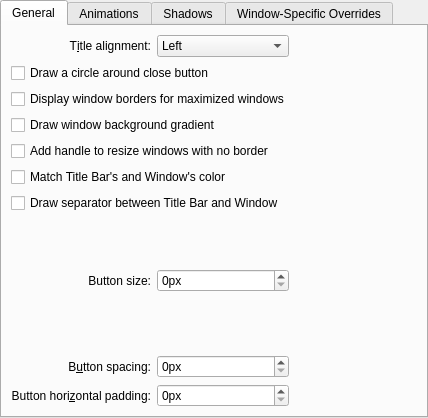
<?xml version="1.0" encoding="UTF-8"?>
<ui version="4.0">
    <class>BreezeConfigurationUI</class>
    <widget class="QWidget" name="BreezeConfigurationUI">
        <property name="geometry">
            <rect>
                <x>0</x>
                <y>0</y>
                <width>428</width>
                <height>418</height>
            </rect>
        </property>
        <layout class="QVBoxLayout" name="verticalLayout">
            <property name="leftMargin">
                <number>0</number>
            </property>
            <property name="topMargin">
                <number>0</number>
            </property>
            <property name="rightMargin">
                <number>0</number>
            </property>
            <property name="bottomMargin">
                <number>0</number>
            </property>
            <item>
                <widget class="QTabWidget" name="tabWidget">
                    <property name="currentIndex">
                        <number>0</number>
                    </property>
                    <widget class="QWidget" name="tab">
                        <attribute name="title">
                            <string>General</string>
                        </attribute>
                        <layout class="QGridLayout" name="gridLayout_4">
                            <item row="0" column="0">
                                <widget class="QLabel" name="label_3">
                                    <property name="text">
                                        <string>T&amp;itle alignment:</string>
                                    </property>
                                    <property name="alignment">
                                        <set>Qt::AlignRight|Qt::AlignTrailing|Qt::AlignVCenter</set>
                                    </property>
                                    <property name="buddy">
                                        <cstring>titleAlignment</cstring>
                                    </property>
                                </widget>
                            </item>
                            <item row="9" column="0">
                                <widget class="QLabel" name="buttonSizeLabel">
                                    <property name="text">
                                        <string>Button size:</string>
                                    </property>
                                    <property name="alignment">
                                        <set>Qt::AlignRight|Qt::AlignTrailing|Qt::AlignVCenter</set>
                                    </property>
                                </widget>
                            </item>
                            <item row="9" column="1">
                                <widget class="QSpinBox" name="buttonSize">
                                    <property name="enabled">
                                        <bool>true</bool>
                                    </property>
                                    <property name="suffix">
                                        <string>px</string>
                                    </property>
                                    <property name="maximum">
                                        <number>15</number>
                                    </property>
                                </widget>
                            </item>
                            <item row="10" column="0">
                                <widget class="QLabel" name="buttonSpacingLabel">
                                    <property name="text">
                                        <string>B&amp;utton spacing:</string>
                                    </property>
                                    <property name="alignment">
                                        <set>Qt::AlignRight|Qt::AlignTrailing|Qt::AlignVCenter</set>
                                    </property>
                                    <property name="buddy">
                                        <cstring>buttonSpacing</cstring>
                                    </property>
                                </widget>
                            </item>
                            <item row="10" column="1">
                                <widget class="QSpinBox" name="buttonSpacing">
                                    <property name="enabled">
                                        <bool>true</bool>
                                    </property>
                                    <property name="suffix">
                                        <string>px</string>
                                    </property>
                                    <property name="maximum">
                                        <number>15</number>
                                    </property>
                                </widget>
                            </item>
                            <item row="11" column="0">
                                <widget class="QLabel" name="buttonHPaddingLabel">
                                    <property name="text">
                                        <string>Button hori&amp;zontal padding:</string>
                                    </property>
                                    <property name="alignment">
                                        <set>Qt::AlignRight|Qt::AlignTrailing|Qt::AlignVCenter</set>
                                    </property>
                                    <property name="buddy">
                                        <cstring>buttonSpacing</cstring>
                                    </property>
                                </widget>
                            </item>
                            <item row="11" column="1">
                                <widget class="QSpinBox" name="buttonHPadding">
                                    <property name="enabled">
                                        <bool>true</bool>
                                    </property>
                                    <property name="suffix">
                                        <string>px</string>
                                    </property>
                                    <property name="maximum">
                                        <number>50</number>
                                    </property>
                                </widget>
                            </item>
                            <item row="0" column="1">
                                <widget class="QComboBox" name="titleAlignment">
                                    <item>
                                        <property name="text">
                                            <string>Left</string>
                                        </property>
                                    </item>
                                    <item>
                                        <property name="text">
                                            <string>Center</string>
                                        </property>
                                    </item>
                                    <item>
                                        <property name="text">
                                            <string>Center (Full Width)</string>
                                        </property>
                                    </item>
                                    <item>
                                        <property name="text">
                                            <string>Right</string>
                                        </property>
                                    </item>
                                </widget>
                            </item>
                            <item row="0" column="2">
                                <spacer name="horizontalSpacer">
                                    <property name="orientation">
                                        <enum>Qt::Horizontal</enum>
                                    </property>
                                    <property name="sizeHint" stdset="0">
                                        <size>
                                            <width>40</width>
                                            <height>20</height>
                                        </size>
                                    </property>
                                </spacer>
                            </item>
                            <item row="9" column="0" colspan="3">
                                <spacer name="verticalSpacer">
                                    <property name="orientation">
                                        <enum>Qt::Vertical</enum>
                                    </property>
                                    <property name="sizeHint" stdset="0">
                                        <size>
                                            <width>20</width>
                                            <height>40</height>
                                        </size>
                                    </property>
                                </spacer>
                            </item>
                            <item row="5" column="0" colspan="3">
                                <widget class="QCheckBox" name="drawSizeGrip">
                                    <property name="text">
                                        <string>Add handle to resize windows with no border</string>
                                    </property>
                                </widget>
                            </item>
                            <item row="7" column="0" colspan="3">
                                <widget class="QCheckBox" name="drawTitleBarSeparator">
                                    <property name="text">
                                        <string>Draw separator between Title Bar and Window</string>
                                    </property>
                                </widget>
                            </item>
                            <item row="3" column="0" colspan="3">
                                <widget class="QCheckBox" name="drawBorderOnMaximizedWindows">
                                    <property name="text">
                                        <string>Display window borders for maximized windows</string>
                                    </property>
                                </widget>
                            </item>
                            <item row="2" column="0" colspan="3">
                                <widget class="QCheckBox" name="outlineCloseButton">
                                    <property name="text">
                                        <string>Draw a circle around close button</string>
                                    </property>
                                </widget>
                            </item>
                            <item row="4" column="0" colspan="3">
                                <widget class="QCheckBox" name="drawBackgroundGradient">
                                    <property name="text">
                                        <string>Draw window background gradient</string>
                                    </property>
                                </widget>
                            </item>
                            <item row="6" column="0" colspan="2">
                                <widget class="QCheckBox" name="matchColorForTitleBar">
                                    <property name="text">
                                        <string>Match Title Bar's and Window's color</string>
                                    </property>
                                </widget>
                            </item>
                        </layout>
                    </widget>
                    <widget class="QWidget" name="tab_2">
                        <attribute name="title">
                            <string>Animations</string>
                        </attribute>
                        <layout class="QGridLayout" name="gridLayout_5">
                            <item row="1" column="0">
                                <widget class="QLabel" name="animationsDurationLabel">
                                    <property name="enabled">
                                        <bool>false</bool>
                                    </property>
                                    <property name="text">
                                        <string>An&amp;imations duration:</string>
                                    </property>
                                    <property name="alignment">
                                        <set>Qt::AlignRight|Qt::AlignTrailing|Qt::AlignVCenter</set>
                                    </property>
                                    <property name="buddy">
                                        <cstring>animationsDuration</cstring>
                                    </property>
                                </widget>
                            </item>
                            <item row="1" column="1">
                                <widget class="QSpinBox" name="animationsDuration">
                                    <property name="enabled">
                                        <bool>false</bool>
                                    </property>
                                    <property name="suffix">
                                        <string>ms</string>
                                    </property>
                                    <property name="maximum">
                                        <number>500</number>
                                    </property>
                                </widget>
                            </item>
                            <item row="1" column="2">
                                <spacer name="horizontalSpacer_4">
                                    <property name="orientation">
                                        <enum>Qt::Horizontal</enum>
                                    </property>
                                    <property name="sizeHint" stdset="0">
                                        <size>
                                            <width>40</width>
                                            <height>20</height>
                                        </size>
                                    </property>
                                </spacer>
                            </item>
                            <item row="0" column="0" colspan="3">
                                <widget class="QCheckBox" name="animationsEnabled">
                                    <property name="text">
                                        <string>Enable animations</string>
                                    </property>
                                </widget>
                            </item>
                            <item row="2" column="0" colspan="3">
                                <spacer name="verticalSpacer_2">
                                    <property name="orientation">
                                        <enum>Qt::Vertical</enum>
                                    </property>
                                    <property name="sizeHint" stdset="0">
                                        <size>
                                            <width>20</width>
                                            <height>40</height>
                                        </size>
                                    </property>
                                </spacer>
                            </item>
                        </layout>
                    </widget>
                    <widget class="QWidget" name="tab_4">
                        <attribute name="title">
                            <string>Shadows</string>
                        </attribute>
                        <layout class="QGridLayout" name="gridLayout">
                            <item row="0" column="0">
                                <widget class="QLabel" name="label">
                                    <property name="text">
                                        <string>Si&amp;ze:</string>
                                    </property>
                                    <property name="alignment">
                                        <set>Qt::AlignRight|Qt::AlignTrailing|Qt::AlignVCenter</set>
                                    </property>
                                    <property name="buddy">
                                        <cstring>shadowSize</cstring>
                                    </property>
                                </widget>
                            </item>
                            <item row="0" column="1">
                                <widget class="QSpinBox" name="shadowSize">
                                    <property name="suffix">
                                        <string>px</string>
                                    </property>
                                    <property name="minimum">
                                        <number>6</number>
                                    </property>
                                    <property name="maximum">
                                        <number>64</number>
                                    </property>
                                </widget>
                            </item>
                            <item row="1" column="0">
                                <widget class="QLabel" name="label_2">
                                    <property name="text">
                                        <string comment="strength of the shadow (from transparent to opaque)">S&amp;trength:</string>
                                    </property>
                                    <property name="alignment">
                                        <set>Qt::AlignRight|Qt::AlignTrailing|Qt::AlignVCenter</set>
                                    </property>
                                    <property name="buddy">
                                        <cstring>shadowStrength</cstring>
                                    </property>
                                </widget>
                            </item>
                            <item row="1" column="1">
                                <widget class="QSpinBox" name="shadowStrength">
                                    <property name="suffix">
                                        <string>%</string>
                                    </property>
                                    <property name="minimum">
                                        <number>10</number>
                                    </property>
                                    <property name="maximum">
                                        <number>100</number>
                                    </property>
                                </widget>
                            </item>
                            <item row="1" column="2">
                                <spacer name="horizontalSpacer_5">
                                    <property name="orientation">
                                        <enum>Qt::Horizontal</enum>
                                    </property>
                                    <property name="sizeHint" stdset="0">
                                        <size>
                                            <width>40</width>
                                            <height>20</height>
                                        </size>
                                    </property>
                                </spacer>
                            </item>
                            <item row="2" column="0">
                                <widget class="QLabel" name="label_5">
                                    <property name="text">
                                        <string>Color:</string>
                                    </property>
                                    <property name="alignment">
                                        <set>Qt::AlignRight|Qt::AlignTrailing|Qt::AlignVCenter</set>
                                    </property>
                                </widget>
                            </item>
                            <item row="2" column="1">
                                <widget class="KColorButton" name="shadowColor"/>
                            </item>
                            <item row="3" column="0" colspan="3">
                                <spacer name="verticalSpacer_3">
                                    <property name="orientation">
                                        <enum>Qt::Vertical</enum>
                                    </property>
                                    <property name="sizeHint" stdset="0">
                                        <size>
                                            <width>20</width>
                                            <height>40</height>
                                        </size>
                                    </property>
                                </spacer>
                            </item>
                        </layout>
                    </widget>
                    <widget class="QWidget" name="tab_3">
                        <attribute name="title">
                            <string>Window-Specific Overrides</string>
                        </attribute>
                        <layout class="QVBoxLayout" name="verticalLayout_3">
                            <item>
                                <widget class="SierraBreeze::ExceptionListWidget" name="exceptions" native="true">
                                    <property name="sizePolicy">
                                        <sizepolicy hsizetype="Preferred" vsizetype="Expanding">
                                            <horstretch>0</horstretch>
                                            <verstretch>0</verstretch>
                                        </sizepolicy>
                                    </property>
                                </widget>
                            </item>
                        </layout>
                    </widget>
                </widget>
            </item>
        </layout>
    </widget>
    <customwidgets>
        <customwidget>
            <class>KColorButton</class>
            <extends>QPushButton</extends>
            <header>kcolorbutton.h</header>
        </customwidget>
        <customwidget>
            <class>SierraBreeze::ExceptionListWidget</class>
            <extends>QWidget</extends>
            <header>config/breezeexceptionlistwidget.h</header>
            <container>1</container>
        </customwidget>
    </customwidgets>
    <tabstops>
        <tabstop>tabWidget</tabstop>
        <tabstop>titleAlignment</tabstop>
        <tabstop>buttonSize</tabstop>
        <tabstop>buttonSpacing</tabstop>
        <tabstop>outlineCloseButton</tabstop>
        <tabstop>drawBorderOnMaximizedWindows</tabstop>
        <tabstop>drawBackgroundGradient</tabstop>
        <tabstop>drawSizeGrip</tabstop>
        <tabstop>drawTitleBarSeparator</tabstop>
        <tabstop>animationsEnabled</tabstop>
        <tabstop>animationsDuration</tabstop>
        <tabstop>shadowSize</tabstop>
        <tabstop>shadowStrength</tabstop>
        <tabstop>shadowColor</tabstop>
    </tabstops>
    <resources/>
    <connections>
        <connection>
            <sender>animationsEnabled</sender>
            <signal>toggled(bool)</signal>
            <receiver>animationsDurationLabel</receiver>
            <slot>setEnabled(bool)</slot>
            <hints>
                <hint type="sourcelabel">
                    <x>34</x>
                    <y>194</y>
                </hint>
                <hint type="destinationlabel">
                    <x>84</x>
                    <y>221</y>
                </hint>
            </hints>
        </connection>
        <connection>
            <sender>animationsEnabled</sender>
            <signal>toggled(bool)</signal>
            <receiver>animationsDuration</receiver>
            <slot>setEnabled(bool)</slot>
            <hints>
                <hint type="sourcelabel">
                    <x>108</x>
                    <y>194</y>
                </hint>
                <hint type="destinationlabel">
                    <x>141</x>
                    <y>229</y>
                </hint>
            </hints>
        </connection>
    </connections>
</ui>
